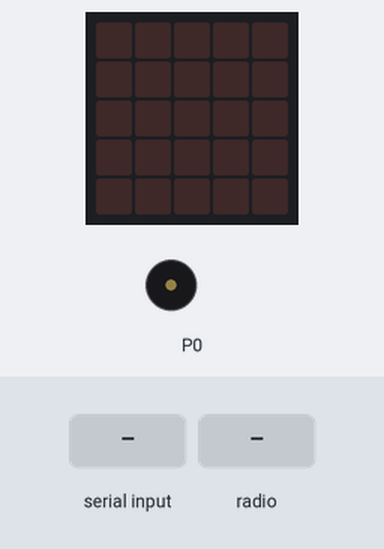
This program was run on a simulated BBC micro:bit (MakeCode). Parts: the board's 5×5 LED display, buzzer (waves = sounding). The inputs (shaded band) are chosen by the test bench.

Above: at 1.2 s.
1.3 s: "set_alarm_time" typed at the serial console
At 1.7 s:
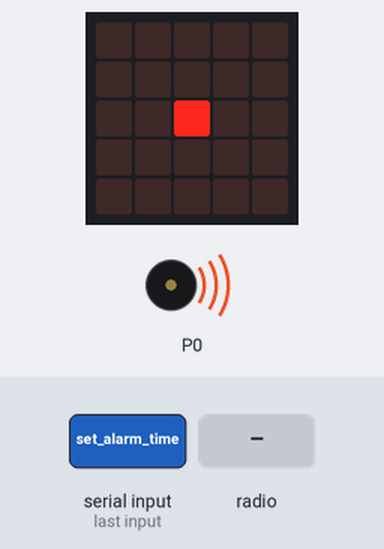
At 2.2 s:
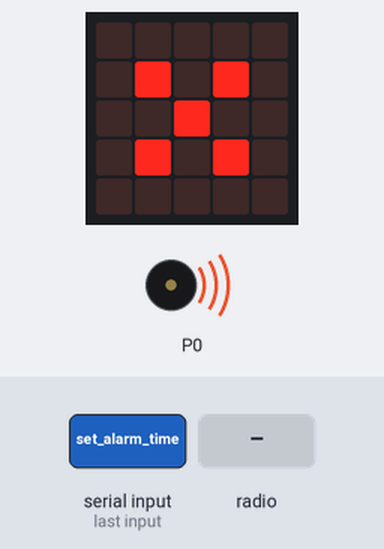
4.3 s: radio message "1" arrives
At 6.0 s:
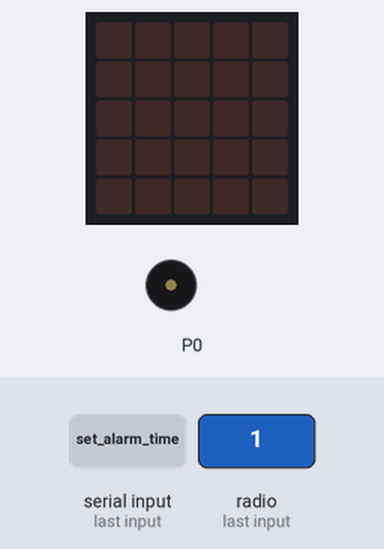
Timing chart, 0 to 7.5 s (numbered marks = the images above; inputs shaded):
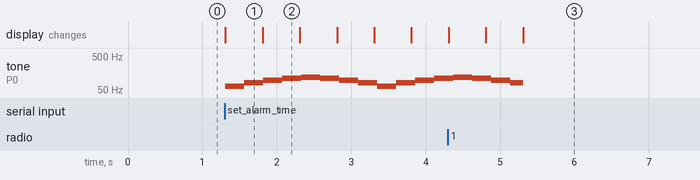

Measured:
- after the input at 1.3 s, tone on P0: plays 65 Hz for 0.26 s, 82 Hz for 0.26 s, 98 Hz for 0.26 s, 110 Hz for 0.26 s, 117 Hz for 0.26 s, 110 Hz for 0.26 s … (12 notes in this stretch), starting at once; the display: changes at once (image 1)
- after the input at 4.3 s, the display: first differs from a run without the input after 1.0 s (image 3)
- what the display in image 1 shows lasts 0.5 s, from 1.3 s to 1.8 s

The program:

microbit_movement_sensor_final_code.py
```python
def on_received_number(receivedNumber):
    global stop_alarm
    stop_alarm = receivedNumber
radio.on_received_number(on_received_number)

def clear_screen():
    global stop_alarm
    stop_alarm = 0
    music.stop_all_sounds()
    basic.clear_screen()
def alarm_ringing():
    music.start_melody(music.built_in_melody(Melodies.BLUES),
        MelodyOptions.FOREVER_IN_BACKGROUND)
    while stop_alarm == 0:
        basic.show_leds("""
            . . . . .
                        . . . . .
                        . . # . .
                        . . . . .
                        . . . . .
        """)
        basic.pause(100)
        basic.show_leds("""
            . . . . .
                        . # . # .
                        . . # . .
                        . # . # .
                        . . . . .
        """)
        basic.pause(100)
        basic.show_leds("""
            # . . . #
                        . # . # .
                        . . # . .
                        . # . # .
                        # . . . #
        """)
        basic.pause(100)
        basic.show_leds("""
            . . . . .
                        . # . # .
                        . . # . .
                        . # . # .
                        . . . . .
        """)
        basic.pause(100)

def on_data_received():
    global serial_input, serial_split, mode, seconds_wait, range_time_boundary, check_range_time_boundary
    serial_input = serial.read_line()
    serial_split = serial_input.split(" ")
    mode = serial_split[0]
    seconds_wait = parse_float(serial_split[1])
    if mode == "set_alarm_time":
        basic.pause(seconds_wait * 1000)
        alarm_ringing()
        clear_screen()
    elif mode == "range_alarm_time":
        basic.pause(seconds_wait * 1000)
        range_time_boundary = 0
        check_range_time_boundary = True
        while check_range_time_boundary == True:
            basic.pause(1000)
            range_time_boundary += 1
            if input.acceleration(Dimension.STRENGTH) > 1500:
                alarm_ringing()
                clear_screen()
                check_range_time_boundary = False
            elif range_time_boundary == 30 * 60:
                alarm_ringing()
                clear_screen()
                check_range_time_boundary = False
serial.on_data_received(serial.delimiters(Delimiters.NEW_LINE), on_data_received)

check_range_time_boundary = False
range_time_boundary = 0
seconds_wait = 0
mode = ""
serial_split: List[str] = []
serial_input = ""
stop_alarm = 0
serial.redirect_to_usb()
serial.set_baud_rate(BaudRate.BAUD_RATE115200)
radio.set_group(93)
stop_alarm = 0
```
